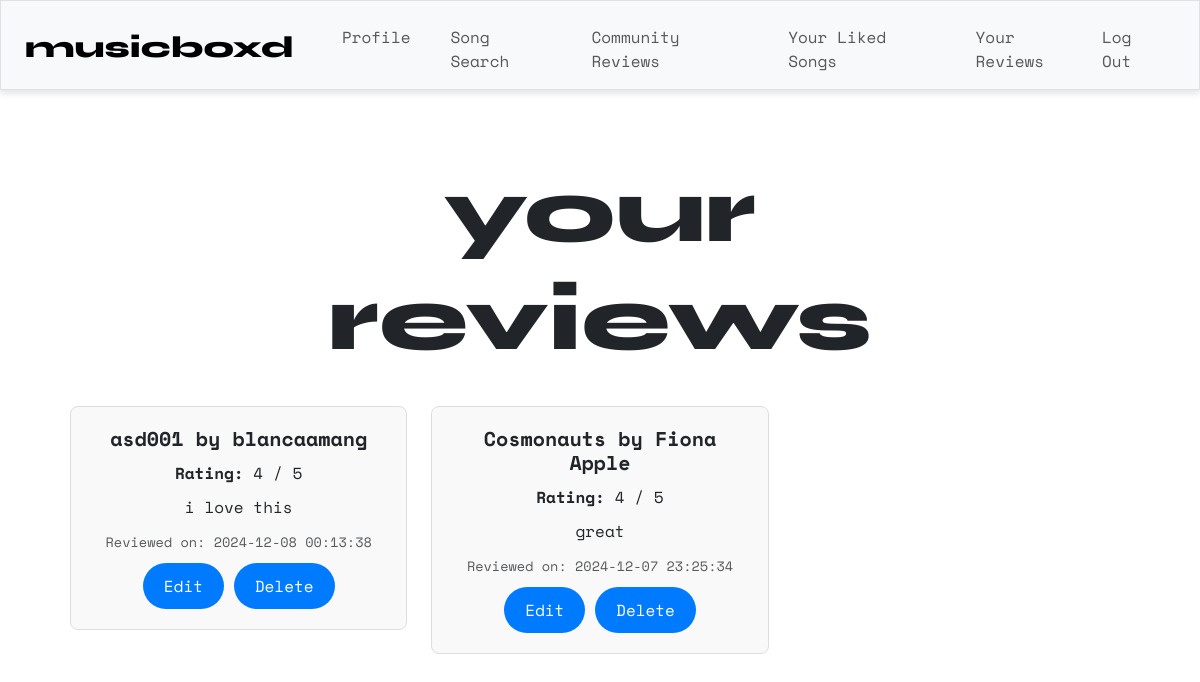
Page /all_reviews (signed in) on the committed database.
### tables this page shows
CREATE TABLE reviews ( id INTEGER PRIMARY KEY, review TEXT NOT NULL, rating INTEGER NOT NULL, user_id INTEGER NOT NULL, song_id TEXT NOT NULL, timestamp DATETIME DEFAULT CURRENT_TIMESTAMP, FOREIGN KEY (user_id) REFERENCES users (id), FOREIGN KEY (song_id) REFERENCES songs (id) );

CREATE TABLE songs ( id TEXT PRIMARY KEY, title TEXT NOT NULL, artist TEXT NOT NULL);

### app.py (the view)
@app.route("/all_reviews")
@login_required
def all_reviews():
    reviews = db.execute(
        """
        SELECT reviews.id, reviews.rating, reviews.timestamp, reviews.review,
            songs.title AS song_title, songs.artist AS song_artist
        FROM reviews
        JOIN songs ON reviews.song_id = songs.id
        WHERE reviews.user_id = ?
        ORDER BY reviews.timestamp DESC
        """,
        (session["user_id"],)
    )
    return render_template("all_reviews.html", reviews=reviews)

### helpers.py (called while the page is built)
def login_required(f):
    @wraps(f)
    def decorated_function(*args, **kwargs):
        if session.get("user_id") is None:
            return redirect("/login")
        return f(*args, **kwargs)
    return decorated_function

### templates/all_reviews.html
{% extends "layout.html" %}
{% block main %}
<div class="container">
    <h1 class="syne">your<br>reviews</h1>
    <br>
    {% if reviews %}
        <div class="row row-cols-1 row-cols-md-3 g-4">
            {% for review in reviews %}
                <div class="col">
                    <div class="card">
                        <div class="card-body">
                            <h5 class="card-title">{{ review.song_title }} by {{ review.song_artist }}</h5>
                            <p class="card-text"><strong>Rating:</strong> {{ review.rating }} / 5</p>
                            <p class="card-text">{{ review.review }}</p>
                            <p class="card-text"><small class="text-muted">Reviewed on: {{ review.timestamp }}</small></p>
                            <form action="{{ url_for('edit_review', review_id=review.id) }}" method="GET" style="display:inline;">
                                <button class="btn btn-sm" type="submit">Edit</button>
                            </form>
                            <form action="{{ url_for('delete_review', review_id=review.id) }}" method="POST" style="display:inline;">
                                <button class="btn btn-sm" type="submit">Delete</button>
                            </form>
                        </div>
                    </div>
                </div>
            {% endfor %}
        </div>
    {% else %}
        <p class="text-muted">You haven't written any reviews yet.</p>
    {% endif %}
</div>
{% endblock %}

### static/styles.css (style rules this page uses)
h1 { font-size: 90px; }
p { font-size: 20px; }
.btn { display: inline-block; padding: 10px 20px; background-color: #007bff; color: white; text-align: center; text-decoration: none; border-radius: 50px; font-size: 16px; cursor: pointer; transition: background-color 0.3s ease; }
.card { border: 1px solid #ddd; border-radius: 8px; background-color: #f9f9f9; transition: box-shadow 0.3s ease-in-out; }
.card-body { padding: 20px; }
.card-title { font-size: 1.25rem; font-weight: bold; margin-bottom: 10px; }
.card-text { font-size: 1rem; margin-bottom: 8px; }
.card-text small { font-size: 0.85rem; color: #6c757d; }
.card-body p { margin-bottom: 10px; }
.container { padding: 20px; }
body { background-color: #ffffff; font-family: "Space Mono"; overflow: visible; }
.syne { font-family: "Syne", sans-serif; font-optical-sizing: auto; font-weight: 800; font-style: normal; }

### rows in the picture
reviews: song_title "asd001", song_artist "blancaamang", rating "4", review "i love this", timestamp "2024-12-08 00:13:38"
reviews: song_title "Cosmonauts", song_artist "Fiona Apple", rating "4", review "great", timestamp "2024-12-07 23:25:34"
